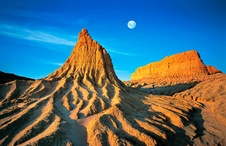
#> input picture 2026-T1/ISY/modules/module_08_computer-vision/scene.jpg, 226 x 146 px, shrunk from 750 x 485 before the run
$ jupyter execute --allow-errors Activity1-ComputerVision.ipynb
#> lines starting #> are read from the running program, lines starting #| are printed output that depends on the picture; after the words box and inside, x2 and y2 are one past the last pixel; in counts of white or black regions, pixels touching at a corner belong together
# Activity 1: Sky Pixel Detection

**Goal:** load a landscape photo, find all sky-coloured pixels (blue tones + white clouds), highlight them, and report what percentage of the image is sky.

**Plan in 5 steps:**
1. Load the image and understand its structure (pixels as numbers)
2. Understand why we switch from BGR to HSV colour space
3. Convert to HSV and inspect pixel values
4. Define colour ranges for sky, build a mask, count the pixels
5. Colour the sky bright green and visualise the result

[cell 1]
from IPython.display import Image, display
display(Image(filename='A1Pipeline.png'))

## Step 1: Load the image and understand its structure

An image is nothing more than a **3D NumPy array** with shape `(height, width, 3)`.

Think of it as a grid of rows and columns, and at each position there is a pixel. Each pixel stores **three numbers** — one per colour channel. OpenCV uses **BGR order** (not the RGB you might expect):

```
img[row, col]  →  [Blue, Green, Red]   each value: 0 (none) … 255 (full intensity)
```

So `img[0, 0]` gives you the top-left pixel.
`img[100, 200]` gives you the pixel 100 rows down and 200 columns across.

[cell 2]
import cv2
import numpy as np
import matplotlib.pyplot as plt

# Load the image — cv2.imread returns a (height, width, 3) NumPy array in BGR format
img_bgr = cv2.imread('scene.jpg')
#> img_bgr is the input picture: shape (146, 226, 3); mean B, G, R 122.1, 108, 75.8

if img_bgr is None:
    raise FileNotFoundError(
        "scene.jpg not found. Save any outdoor landscape photo as 'scene.jpg' "
        "in the same folder as this notebook, then re-run."
    )

height, width, channels = img_bgr.shape
#> height = 146; width = 226; channels = 3
print(f'Image size  : {width} × {height} pixels')
#| Image size  : 226 × 146 pixels
print(f'Channels    : {channels}  (index 0=Blue, 1=Green, 2=Red  — OpenCV uses BGR, not RGB)')
#| Channels    : 3  (index 0=Blue, 1=Green, 2=Red  — OpenCV uses BGR, not RGB)
print(f'Total pixels: {height * width:,}')
#| Total pixels: 32,996
print()

# Inspect one pixel — row 0, column 0 (top-left corner)
pixel = img_bgr[0, 0]
#> pixel = [145, 71, 0]
print(f'Top-left pixel → B={pixel[0]}, G={pixel[1]}, R={pixel[2]}')
#| Top-left pixel → B=145, G=71, R=0

# Show the image — matplotlib expects RGB, so flip channels just for display
plt.figure(figsize=(8, 5))
#> (this line was passed over: IPython is not available in this run)
plt.imshow(cv2.cvtColor(img_bgr, cv2.COLOR_BGR2RGB))
#> (this line was passed over: IPython is not available in this run)
plt.title('Original image  (displayed in RGB)')
#> (this line was passed over: IPython is not available in this run)
plt.axis('off')
#> (this line was passed over: IPython is not available in this run)
plt.show()

## Step 2: Why switch from BGR to HSV?

You might think: *"sky is blue, just find pixels where B is high."*
The problem is that **lighting changes everything**:

- A bright white cloud → `B=255, G=255, R=255` (all channels equal — looks white, not blue)
- A dim evening sky → `B=80, G=60, R=50` (low blue, no obvious rule)

**HSV** separates colour from brightness, making thresholding far more robust:

| Channel | Meaning | OpenCV range |
|---|---|---|
| **H**ue | The pure colour (which colour on the rainbow) | 0–179 |
| **S**aturation | How vivid vs grey (0 = grey, 255 = vivid) | 0–255 |
| **V**alue | Brightness (0 = black, 255 = bright) | 0–255 |

- **Blue sky** → H ≈ 90–130, moderate-high S, moderate-high V
- **White clouds** → any H, very low S (near-grey), high V

This lets us write two simple rules that work regardless of lighting.

[cell 3]
# Convert from BGR to HSV
img_hsv = cv2.cvtColor(img_bgr, cv2.COLOR_BGR2HSV)
#> img_hsv: shape (146, 226, 3); mean H, S, V 62, 184.8, 166.6

# Compare the SAME pixel in both colour spaces
row, col = 10, 10   # try a pixel you know is in the sky area
bgr_px = img_bgr[row, col]
#> bgr_px = [165, 85, 2]
hsv_px = img_hsv[row, col]
#> hsv_px = [105, 252, 165]

print(f'Pixel [{row},{col}] in BGR → B={bgr_px[0]:3d}, G={bgr_px[1]:3d}, R={bgr_px[2]:3d}')
#| Pixel [10,10] in BGR → B=165, G= 85, R=  2
print(f'Pixel [{row},{col}] in HSV → H={hsv_px[0]:3d}, S={hsv_px[1]:3d}, V={hsv_px[2]:3d}')
#| Pixel [10,10] in HSV → H=105, S=252, V=165
print()
print('Tip: change row/col to sample a sky pixel and a non-sky pixel')
print('     then observe how H, S, V differ between them.')

## Step 3: Define the sky colour ranges and build the mask

Sky has **two distinct appearances** we need to catch separately:

| Sky type | Hue (H) | Saturation (S) | Value (V) |
|---|---|---|---|
| **Clear blue sky** | 90–130 (blue-cyan zone) | 50–255 (vivid) | 50–255 (not too dark) |
| **White clouds / hazy sky** | 0–179 (any — it's grey/white) | 0–40 (near-grey) | 200–255 (bright) |

`cv2.inRange(hsv_image, lower, upper)` returns a **binary mask**:
- **255 (white)** → pixel is inside the range → it IS sky
- **0 (black)** → pixel is outside the range → it is NOT sky

We then combine both masks with `cv2.bitwise_or()` - a pixel qualifies as sky if it matches **either** range.

[cell 4]
# --- Blue sky range (clear, vivid blue) ---
lower_blue = np.array([90,  50,  50])    # H, S, V  lower bounds
upper_blue = np.array([130, 255, 255])   # H, S, V  upper bounds
mask_blue  = cv2.inRange(img_hsv, lower_blue, upper_blue)
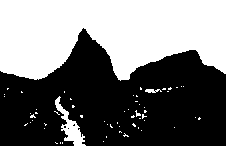
#> mask_blue: shape (146, 226); 45.3% white; 59 white regions (56 under 20 px), largest, box (x1, y1, x2, y2) and area: (0, 0, 226, 81) 14190, (55, 96, 86, 146) 499, (145, 89, 162, 93) 46

# --- White / hazy sky range (clouds, pale sky) ---
# Any hue (0-179), near-zero saturation, high brightness
lower_white = np.array([0,   0,  200])
upper_white = np.array([179, 40, 255])
mask_white  = cv2.inRange(img_hsv, lower_white, upper_white)
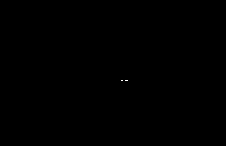
#> mask_white: shape (146, 226); 0.02% white in thin lines or dots, all inside (x1, y1, x2, y2) = (121, 80, 128, 81)

# Combine: a pixel is "sky" if it matches EITHER range
sky_mask = cv2.bitwise_or(mask_blue, mask_white)
#> sky_mask: shape (146, 226); 45.3% white; 59 white regions (56 under 20 px), largest, box (x1, y1, x2, y2) and area: (0, 0, 226, 81) 14195, (55, 96, 86, 146) 499, (145, 89, 162, 93) 46

# Visualise all three masks side by side
#> (the rest of this cell did not finish here and is left out)

## Step 4: Count the sky pixels

`cv2.countNonZero(mask)` counts every pixel in the mask that equals `255` - those are our sky pixels.

Dividing by total pixels × 100 gives the percentage of the image that is sky.

```
sky %  =  (sky pixels / total pixels)  ×  100
```

[cell 5]
total_pixels = height * width
#> total_pixels = 32996
sky_pixels   = cv2.countNonZero(sky_mask)  # counts pixels where mask == 255
#> sky_pixels = 14949
not_sky      = total_pixels - sky_pixels
#> not_sky = 18047
pct_sky      = sky_pixels / total_pixels * 100
#> pct_sky = 45.31

print(f'Total pixels  : {total_pixels:>10,}')
#| Total pixels  :     32,996
print(f'Sky pixels    : {sky_pixels:>10,}  ({pct_sky:.1f}%)')
#| Sky pixels    :     14,949  (45.3%)
print(f'Non-sky pixels: {not_sky:>10,}  ({100 - pct_sky:.1f}%)')
#| Non-sky pixels:     18,047  (54.7%)

## Step 5: Colour the sky and visualise

Now we'll apply the mask back onto the original image to **highlight** where sky was detected.

We'll paint those pixels bright **green** - an unmistakable color that won't appear naturally in a sky photo, so we can instantly see what the algorithm found.

Two key operations:
- `img_bgr.copy()` - duplicates the array so we never destroy the original
- `result[sky_mask == 255] = [0, 255, 0]` - NumPy boolean indexing: select every pixel where the mask is white (255 = sky), set its BGR value to green

[cell 6]
# Create a copy so we don't overwrite the original
result = img_bgr.copy()

# Paint all sky pixels bright green [B=0, G=255, R=0] in BGR
# img[mask == 255] uses NumPy boolean indexing:
# it selects ONLY the pixels where the mask is 255 (sky) and recolours them
result[sky_mask == 255] = [0, 255, 0]
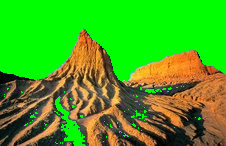
#> result: shape (146, 226, 3); mean B, G, R 28.8, 166.7, 72

# Display original | mask | result side by side
#> (the rest of this cell did not finish here and is left out)

$ run again, with 2026-T1/ISY/modules/module_08_computer-vision/test2.jpg copied over 2026-T1/ISY/modules/module_08_computer-vision/scene.jpg
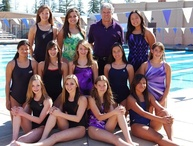
#> input picture 2026-T1/ISY/modules/module_08_computer-vision/test2.jpg, 193 x 146 px, shrunk from 640 x 486 before the run
#> img_bgr is the input picture: shape (146, 193, 3); mean B, G, R 118.2, 113.2, 130.6
#| Image size  : 193 × 146 pixels
#| Channels    : 3  (index 0=Blue, 1=Green, 2=Red  — OpenCV uses BGR, not RGB)
#| Total pixels: 28,178
#> pixel = [234, 247, 233]
#| Top-left pixel → B=234, G=247, R=233
#> img_hsv: shape (146, 193, 3); mean H, S, V 80, 81.9, 140.7
#> bgr_px = [204, 205, 195]
#> hsv_px = [87, 12, 205]
#| Pixel [10,10] in BGR → B=204, G=205, R=195
#| Pixel [10,10] in HSV → H= 87, S= 12, V=205
#> `mask_blue  = cv2.inRange(img_hsv, lower_blue, upper_blue)`:
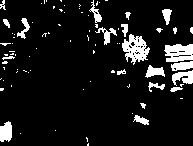
#> mask_blue: shape (146, 193); 9.7% white; 84 white regions (63 under 20 px), largest, box (x1, y1, x2, y2) and area: (122, 34, 150, 65) 473, (164, 44, 193, 62) 403, (0, 121, 12, 142) 204
#> mask_white: shape (146, 193); 14.6% white; 108 white regions (89 under 20 px), largest, box (x1, y1, x2, y2) and area: (158, 68, 193, 146) 1424, (9, 0, 42, 15) 375, (0, 45, 17, 88) 272
#> sky_mask: shape (146, 193); 24.3% white; 118 white regions (89 under 20 px), largest, box (x1, y1, x2, y2) and area: (158, 44, 193, 146) 2315, (0, 43, 17, 142) 824, (122, 34, 150, 65) 478
#> sky_pixels = 6834
#> not_sky = 21344
#> pct_sky = 24.25
#| Total pixels  :     28,178
#| Sky pixels    :      6,834  (24.3%)
#| Non-sky pixels:     21,344  (75.7%)
#> `result[sky_mask == 255] = [0, 255, 0]`:
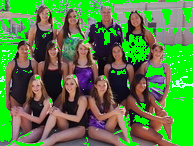
#> result: shape (146, 193, 3); mean B, G, R 68.7, 128.6, 86.7
